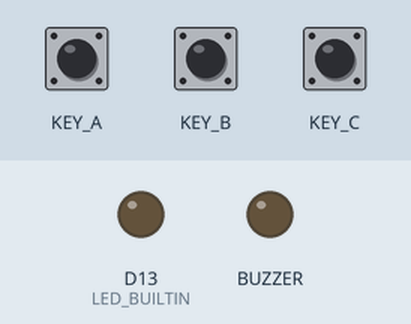
A sketch run on a simulated Seeed Wio Terminal. On the bench: output pins drawn as LEDs (lit = HIGH). Dashed ring = blinking. The test bench sets the inputs (shaded band); at power-on: KEY_A HIGH, KEY_C HIGH, KEY_B HIGH.

Above: at 1.2 s.
1.3 s: KEY_A pulled LOW for 0.15 s
At 1.8 s:
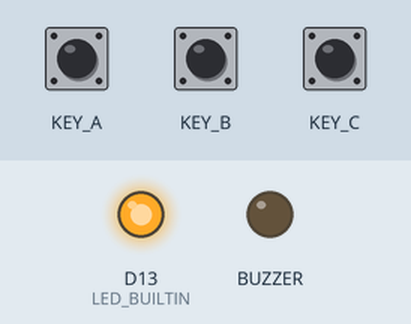
3.5 s: KEY_C pulled LOW for 1 s
At 4.15 s:
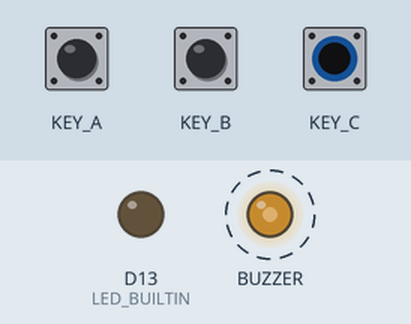
6.5 s: KEY_B pulled LOW for 3.2 s
At 8.2 s:
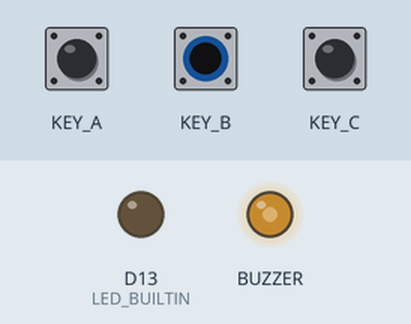
11.2 s: KEY_B pulled LOW for 1 s
At 12.2 s:
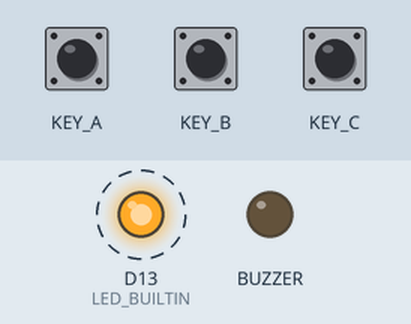
15.2 s: KEY_B pulled LOW for 0.15 s
At 20.7 s:
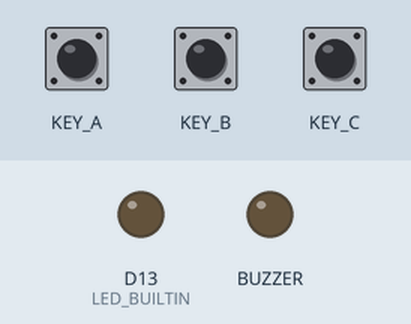
Timing chart, 0 to 20.9 s (numbered marks = the images above; inputs shaded):
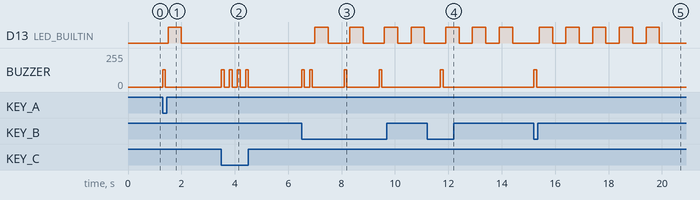

Measured:
- after the input at 1.3 s, D13 (LED_BUILTIN): LOW → HIGH after 0.20 s, → LOW 0.50 s later; BUZZER: 0/255 → 128/255 at once, → 0/255 0.10 s later
- after the input at 3.5 s, BUZZER: alternates 128/255 for 0.10 s and 0/255 for 0.20 s, 8 changes in all, then stays 0/255, starting at once
- after the input at 6.5 s, D13 (LED_BUILTIN): LOW → HIGH after 0.50 s, → LOW 0.50 s later, → HIGH 0.80 s later, → LOW 0.50 s later, … (8 changes in this stretch); BUZZER: 0/255 → 128/255 at once, → 0/255 0.10 s later, → 128/255 0.20 s later, → 0/255 0.10 s later, … (8 changes in this stretch)
- after the input at 11.2 s, D13 (LED_BUILTIN): alternates HIGH for 0.50 s and LOW for 0.50 s, starting after 0.70 s; BUZZER: 0/255 → 128/255 after 0.50 s, → 0/255 0.10 s later
- after the input at 15.2 s, D13 (LED_BUILTIN): alternates HIGH for 0.50 s and LOW for 0.50 s, starting after 0.20 s; BUZZER: 0/255 → 128/255 at once, → 0/255 0.10 s later

The sketch:

Lab1.ino.ino
```cpp
int a_num;
int b_num;
int i;
int blink;
void setup() {
  // put your setup code here, to run once:
  pinMode(LED_BUILTIN, OUTPUT);
  pinMode(WIO_BUZZER,OUTPUT);
  pinMode(WIO_KEY_A,INPUT_PULLUP);
  pinMode(WIO_KEY_B,INPUT_PULLUP);
  pinMode(WIO_KEY_C,INPUT_PULLUP);
}
/*Geeks for geeks code for fibonaci sequence
https://www.geeksforgeeks.org/c-program-for-n-th-fibonacci-number/ */
int fib(int n){
  if (n <= 1)
      return n;
  return fib(n-1) + fib(n-2);
}
//////////////////////////////////////////////////////////////
/*
buzzer code, and led blink taken from arduino example codes
*/
void loop() {
 digitalWrite(LED_BUILTIN, LOW);
  // put your main code here, to run repeatedly:
  if(digitalRead(WIO_KEY_C)==LOW){
    analogWrite(WIO_BUZZER, 128);
    delay(100);
    analogWrite(WIO_BUZZER, 0);
    delay(100);
    a_num=0;
    b_num=0;
  }
  else if(digitalRead(WIO_KEY_A)==LOW){
    a_num++;
    analogWrite(WIO_BUZZER, 128);
    delay(100);
    analogWrite(WIO_BUZZER, 0);
    delay(100);
    blink=1;
    for(i=1; i<=a_num; i++){
      blink = blink * i;
    }
    for(i=1;i<=blink;i++){
      digitalWrite(LED_BUILTIN, HIGH);
      delay(500);
      digitalWrite(LED_BUILTIN, LOW);
      delay(500);
    }
  }
  else if(digitalRead(WIO_KEY_B)==LOW){
    analogWrite(WIO_BUZZER, 128);
    delay(100);
    analogWrite(WIO_BUZZER, 0);
    delay(100);
    blink = fib(b_num);
    b_num++;
    for(i=1;i<=blink;i++){
      digitalWrite(LED_BUILTIN, HIGH);
      delay(500);
      digitalWrite(LED_BUILTIN, LOW);
      delay(500);
    }
  }
  delay(100);
}
```
